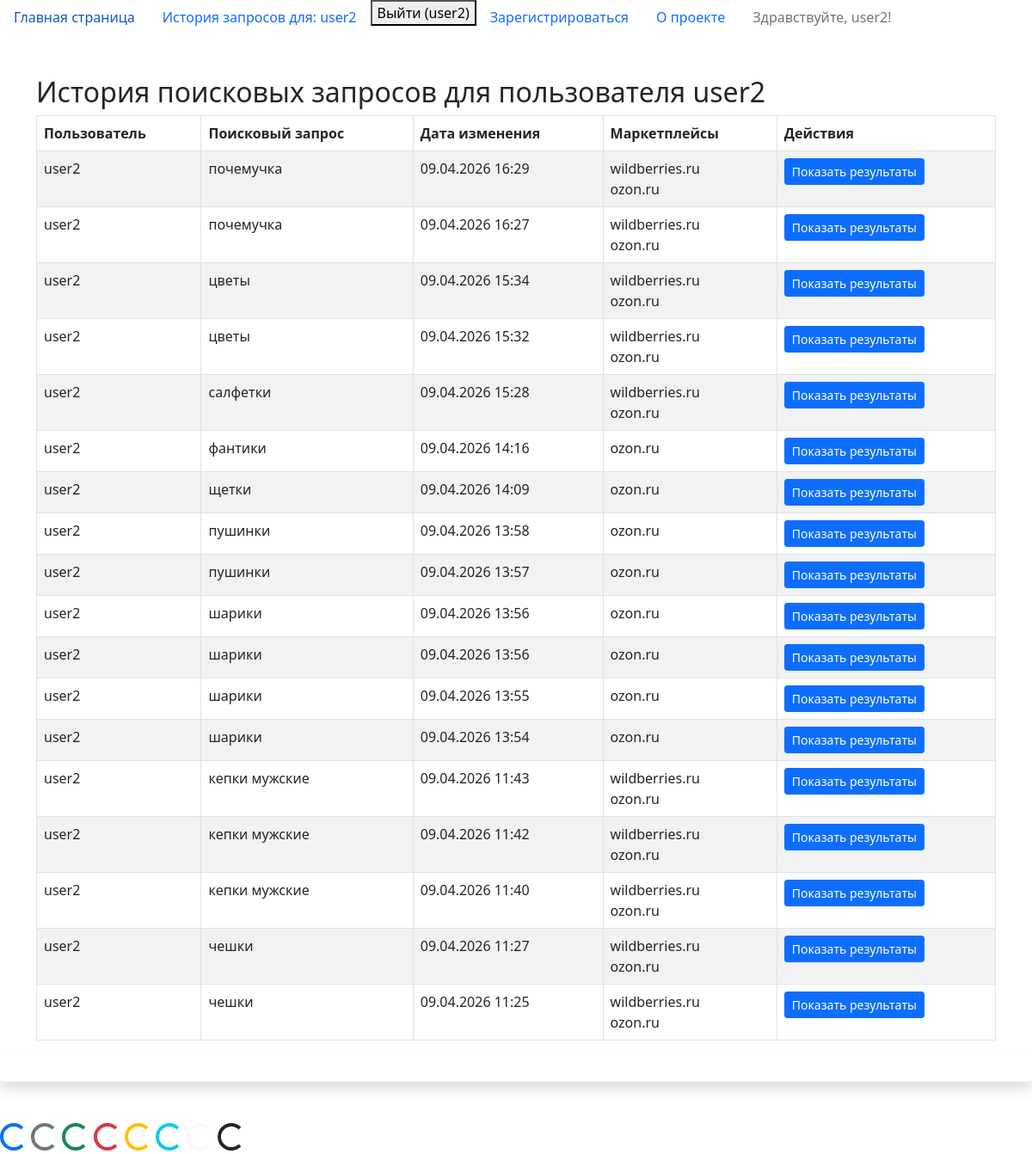
Screenshot of /query_list/ (signed in) with the database file from the repository.
### custom_user_app/models/CustomUser.py (models this page shows, shortened)
class CustomUser(AbstractUser):
    """Поле имени пользователя: уникальное, максимум 70 символов."""
    username = models.CharField(
        max_length=70,
        unique=True,
        verbose_name="Имя пользователя.",
    )
    """Поле электронной почты: уникальное, валидируется как email."""
    email = models.EmailField(unique=True, verbose_name="Электронная почта")
    """Дата и время создания записи (устанавливается один раз при создании)."""
    created_at = models.DateTimeField(
        auto_now_add=True, verbose_name="Создано"
    )
    """Дата и время последнего обновления записи (автоматически обновляется при сохранении)."""
    updated_at = models.DateTimeField(auto_now=True, verbose_name="Изменено")
    USERNAME_FIELD = "username"  # Поле, используемое для аутентификации (вместо email)
    REQUIRED_FIELDS = ["email"]  # Список полей, запрашиваемых при создании пользователя через createsuperuser
    objects = CustomUserManager()  # Использование кастомного менеджера пользователей

### web_scraping/models/searchers.py (models this page shows, shortened)
class Searchers(BaseModel):
    class Meta:
        verbose_name = "Запрос"  # Человекочитаемое имя модели в единственном числе
        verbose_name_plural = "Запросы"  # Человекочитаемое имя модели во множественном числе
    """Связь с моделью CustomUser. Указывает, какой пользователь сделал запрос.
    При удалении пользователя все его поисковые запросы также будут удалены (CASCADE)."""
    user = models.ForeignKey(
        CustomUser,
        on_delete=models.CASCADE,
        verbose_name="Пользователь",
    )
    """Текст поискового запроса. Максимальная длина — 100 символов.
    Минимальное количество символов — 2 (проверяется валидатором MinLengthValidator)."""
    query = models.CharField(
        max_length=100,
        verbose_name="Поисковый запрос",
        validators=[MinLengthValidator(2)],
    )
    """Связь многие‑ко‑многим с моделью Product. Указывает на товары,
    найденные по данному запросу. related_name позволяет обращаться
    к запросам из объекта Product через атрибут 'searches'."""
    products = models.ManyToManyField(
        Product,
        related_name="searches",
        verbose_name="Найденные товары",
    )
    """Связь многие‑ко‑многим с моделью Marketplace. Указывает,
    на каких маркетплейсах производился поиск по запросу.
    related_name позволяет обращаться к запросам из объекта Marketplace
    через атрибут 'searches'."""
    marketplaces = models.ManyToManyField(
        Marketplace,
        related_name="searches",
        verbose_name="Маркетплейсы для поиска",
    )

### web_scraping/models/marketplace.py (models this page shows, shortened)
class Marketplace(BaseModel):
    class Meta:
        verbose_name = "Маркетплейс"  # Человекочитаемое имя модели в единственном числе
        verbose_name_plural = "Маркетплейсы"  # Человекочитаемое имя модели во множественном числе
    """Название маркетплейса. Максимальная длина — 100 символов."""
    name = models.CharField(
        max_length=100,
        verbose_name="Название маркетплейса",
    )
    """Базовый URL маркетплейса. Поле автоматически валидирует корректность URL."""
    base_url = models.URLField(verbose_name="Базовый URL")

### web_scraping/views/query_list.py (the view, shortened to what this page needs)
# urls.py: path("query_list/", query_list, name="query_list"),
@login_required(login_url="login")
def query_list(request):
    if request.user.is_superuser:
        searchers = Searchers.objects.all().order_by("-id")  # Все запросы, сортировка по убыванию ID
    else:
        searchers = Searchers.objects.filter(user=request.user).order_by("-id")  # Только запросы текущего пользователя
    marketplaces = Marketplace.objects.all()
    context = {
        "marketplaces": marketplaces,  # Список маркетплейсов для выбора в форме
        "searchers": searchers,  # История поисковых запросов (текущего пользователя или всех)
        "current_user": request.user  # Данные текущего пользователя для отображения в интерфейсе
    }
    return render(
        request,
        "web_scarping/search_list.html",
        context=context,
    )

### web_scraping/templates/web_scarping/search_list.html (shortened to what this page needs)
{% extends 'web_scarping/base.html' %}
{% block body %}
<div class="container mt-5">
    <h2>История поисковых запросов для пользователя {{ user.username }}</h2>
    <div class="row">
        <div class="col-md-12">
            <table class="table table-striped table-bordered">
                <thead>
                    <tr>
                        <th>Пользователь</th>
                        <th>Поисковый запрос</th>
                        <th>Дата изменения</th>
                        <th>Маркетплейсы</th>
                        <th>Действия</th>
                    </tr>
                </thead>
                <tbody>
                    {% for search in searchers %}
                    <tr>
                        <td>{{ search.user.username }}</td>
                        <td>{{ search.query }}</td>
                        <td>{{ search.updated_at|date:"d.m.Y H:i" }}</td>
                        <td>
                            {% for marketplace in search.marketplaces.all %}
                                {{ marketplace.name }}<br>
                            {% empty %}
                                Маркетплейсы не выбраны
                            {% endfor %}
                        </td>
                        <td>
                            <a href="{% url 'query_result' search.id %}"
                               class="btn btn-primary btn-sm">
                                 Показать результаты
                            </a>
                        </td>
                    </tr>
                    {% empty %}
                    <tr>
                        <td colspan="5" class="text-center">
                            Записей не найдено
                        </td>
                    </tr>
                    {% endfor %}
                </tbody>
            </table>
        </div>
    </div>
</div>
{% endblock %}

### web_scraping/templates/web_scarping/base.html (shortened to what this page needs)
<!DOCTYPE html>
<html lang="ru">
<head>
    <link href="https://cdn.jsdelivr.net/npm/bootstrap@5.0.2/dist/css/bootstrap.min.css"
          rel="stylesheet"
>
    <nav>
        <ul class="nav">
            <li class="nav-item">
                <a class="nav-link active" aria-current="page" href="{% url 'index' %}">Главная страница</a>
            </li>
            <li class="nav-item">
                <a class="nav-link" href="{% url 'query_list' %}">История запросов для: {{ user.username }}</a>
            </li>
            <li class="nav-item">
                {% if user.is_authenticated %}
                    <form method="post" action="{% url 'logout' %}">
                        <button type="submit">Выйти ({{ user.username }})</button>
                    </form>
                {% else %}
                    <a class="nav-link" href="{% url 'login' %}">Авторизоваться</a>
                {% endif %}
            </li>
            <li class="nav-item">
                <a class="nav-link" href="{% url 'register' %}">Зарегистрироваться</a>
            </li>
            <li class="nav-item">
                <a class="nav-link" href="{% url 'about' %}">О проекте</a>
            </li>
            <li class="nav-item">
                {% if user.is_authenticated %}
                    {% if user.is_superuser %}
                        <a class="nav-link text-primary" href="/admin/">
                            <strong>Админ-панель</strong> | Здравствуйте, {{ user.username }}!
                        </a>
                    {% else %}
                        <a class="nav-link disabled">Здравствуйте, {{ user.username }}!</a>
                    {% endif %}
                {% else %}
                    <a class="nav-link disabled">Добро пожаловать, советую авторизоваться!</a>
                {% endif %}
            </li>
        </ul>
    </nav>
</head>
<body>
    {% block body %}
    {% endblock %}
</body>
{% block footer %}
    <footer>
        <p class="shadow p-3 mb-5 bg-body-tertiary rounded">
        <div class="spinner-border text-primary" role="status">
        </div>
        <div class="spinner-border text-secondary" role="status">
        </div>
        <div class="spinner-border text-success" role="status">
        </div>
        <div class="spinner-border text-danger" role="status">
        </div>
        <div class="spinner-border text-warning" role="status">
        </div>
        <div class="spinner-border text-info" role="status">
        </div>
        <div class="spinner-border text-light" role="status">
        </div>
        <div class="spinner-border text-dark" role="status">
        </div>
    </footer>
{% endblock %}
</html>

### rows the page displays
CustomUser: username "user2"
Searchers: user.username "user2", query "почемучка", updated_at "09.04.2026 16:29"
Marketplace: name "wildberries.ru"
Marketplace: name "ozon.ru"
Searchers: user.username "user2", query "почемучка", updated_at "09.04.2026 16:27"
Searchers: user.username "user2", query "цветы", updated_at "09.04.2026 15:34"
Searchers: user.username "user2", query "цветы", updated_at "09.04.2026 15:32"
Searchers: user.username "user2", query "салфетки", updated_at "09.04.2026 15:28"
Searchers: user.username "user2", query "фантики", updated_at "09.04.2026 14:16"
Searchers: user.username "user2", query "щетки", updated_at "09.04.2026 14:09"
Searchers: user.username "user2", query "пушинки", updated_at "09.04.2026 13:58"
Searchers: user.username "user2", query "пушинки", updated_at "09.04.2026 13:57"
Searchers: user.username "user2", query "шарики", updated_at "09.04.2026 13:56"
Searchers: user.username "user2", query "шарики", updated_at "09.04.2026 13:56"
Searchers: user.username "user2", query "шарики", updated_at "09.04.2026 13:55"
Searchers: user.username "user2", query "шарики", updated_at "09.04.2026 13:54"
Searchers: user.username "user2", query "кепки мужские", updated_at "09.04.2026 11:43"
Searchers: user.username "user2", query "кепки мужские", updated_at "09.04.2026 11:42"
Searchers: user.username "user2", query "кепки мужские", updated_at "09.04.2026 11:40"
Searchers: user.username "user2", query "чешки", updated_at "09.04.2026 11:27"
Searchers: user.username "user2", query "чешки", updated_at "09.04.2026 11:25"
